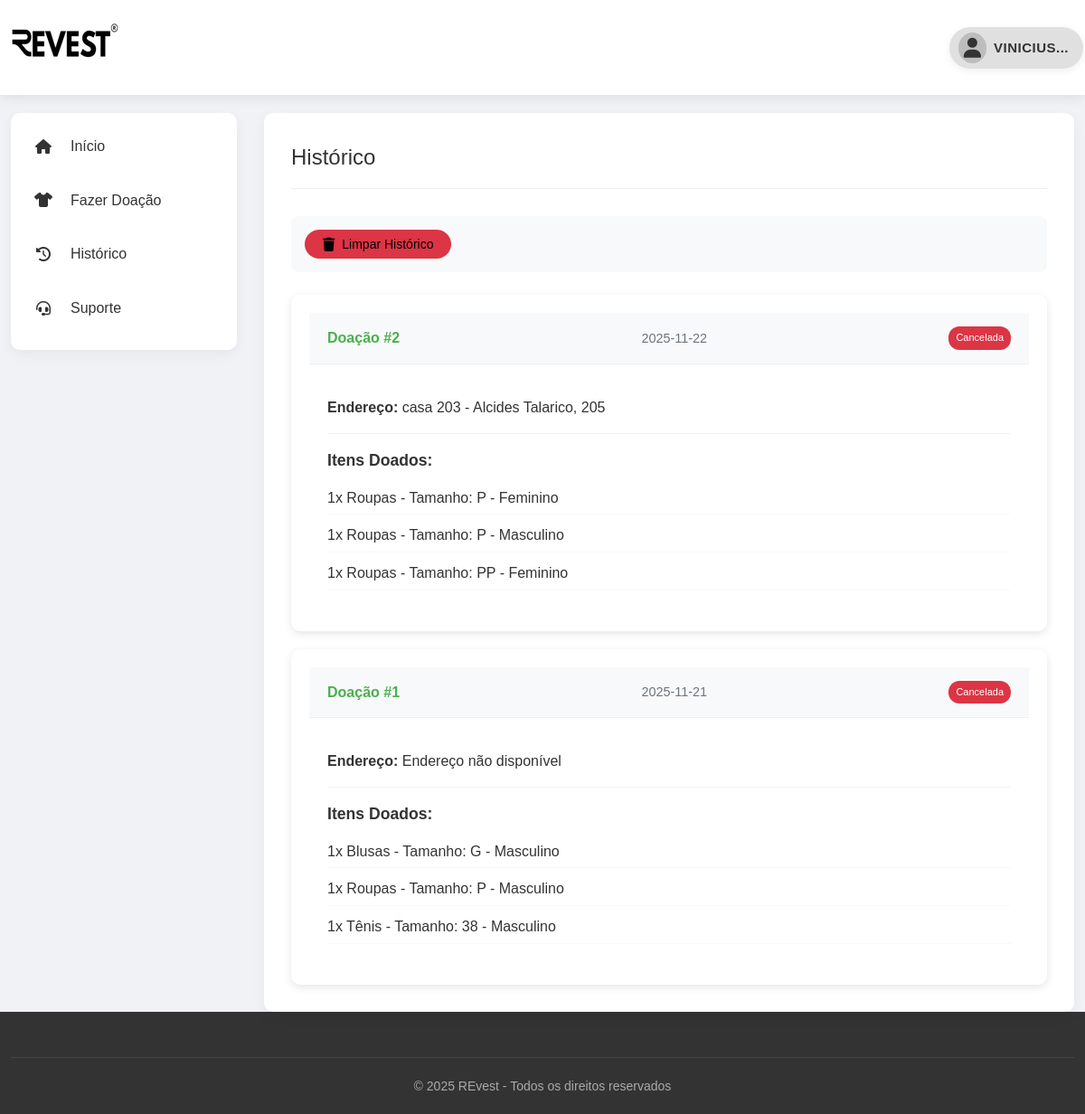
Page /historico (signed in) on the committed database.
### database.py (models this page shows, shortened)
class Doacao(db.Model):
    __tablename__ = 'doacao'
    ID_Doacao = db.Column(db.Integer, primary_key=True, autoincrement=True)
    ID_Doador = db.Column(db.Integer, db.ForeignKey('doador.ID_Doador'), nullable=False)
    Endereco_Id = db.Column(db.Integer, db.ForeignKey('endereco.ID_Endereco'), nullable=True)
    Data_Coleta = db.Column(db.Date, nullable=False)
    Data_Criacao = db.Column(db.DateTime, default=datetime.utcnow)
    Status = db.Column(db.String(50), default='pendente')  # pendente, aprovada, coletada, cancelada
    Observacoes = db.Column(db.Text, nullable=True)
    itens = db.relationship('DoacaoItem', backref='doacao', lazy=True, cascade='all, delete-orphan')
    recebimentos = db.relationship('Recebe', backref='doacao', lazy=True)

class DoacaoItem(db.Model):
    __tablename__ = 'doacao_item'
    ID_Item = db.Column(db.Integer, primary_key=True, autoincrement=True)
    ID_Doacao = db.Column(db.Integer, db.ForeignKey('doacao.ID_Doacao'), nullable=False)
    Tipo = db.Column(db.String(100), nullable=False)  # roupas, calças, blusas, etc
    Tamanho = db.Column(db.String(20), nullable=True)  # P, M, G, GG, etc
    Categoria = db.Column(db.String(100), nullable=True)  # infantil, adulto, etc
    Descricao = db.Column(db.Text, nullable=True)
    Quantidade = db.Column(db.Integer, default=1)
    Data_Criacao = db.Column(db.DateTime, default=datetime.utcnow)

### app.py (the view)
@app.route('/historico')
def historico():
    if 'user' not in session:
        return redirect(url_for('home'))
    try:
        user_donations = Doacao.query.filter_by(ID_Doador=session['user_id'])\
                                      .order_by(Doacao.Data_Coleta.desc())\
                                      .all()
        doacoes_data = []
        for donation in user_donations:
            address = Endereco.query.get(donation.Endereco_Id)
            if address:
                endereco_str = f"{address.Tipo} - {address.Rua}, {address.Numero}"
            else:
                endereco_str = 'Endereço não disponível'
            doacoes_data.append({
                "id": donation.ID_Doacao,
                "itens": donation.itens,
                "status": donation.Status,
                "data": donation.Data_Coleta.strftime('%Y-%m-%d') if donation.Data_Coleta else '',
                "endereco": endereco_str
            })
        return render_template('historico.html', doacoes=doacoes_data)
    except Exception as e:
        print(f"Erro no histórico: {e}")
        return redirect(url_for('dashboard'))

### app.py (called while the page is built)
@app.before_request
def block_muted_users_on_post():
    try:
        if request.method == 'POST' and 'user_id' in session:
            uid = session.get('user_id')
            user = Doador.query.get(uid)
            if user and getattr(user, 'is_muted', False) and session.get('role') != 'admin':
                return render_template('error.html', message='Você está silenciado e não pode realizar essa ação')
    except Exception:
        pass

@app.after_request
def add_security_headers(response):
    response.headers["Cache-Control"] = "no-store, no-cache, must-revalidate, private"
    response.headers["Pragma"] = "no-cache"
    response.headers["Expires"] = "0"
    return response

### templates/historico.html (shortened to what this page needs)
{% extends "base_dashboard.html" %}
{% block page_css %}
<link rel="stylesheet" href="{{ url_for('static', filename='css/historico.css') }}">
<link rel="stylesheet" href="{{ url_for('static', filename='css/desktop_overrides.css') }}">
<link rel="stylesheet" href="{{ url_for('static', filename='css/mobile_admin_header.css') }}">
{% endblock %}
{% block content %}
<section class="dashboard">
    <div class="container">
        <div class="dashboard-grid">
            <div class="sidebar">
                <ul class="sidebar-menu">
                    <li><a href="/dashboard"><i class="fas fa-home"></i> Início</a></li>
                    <li><a href="/doacao"><i class="fas fa-tshirt"></i> Fazer Doação</a></li>
                    <li class="active"><a href="/historico"><i class="fas fa-history"></i> Histórico</a></li>
                    <li><a href="/ticket"><i class="fas fa-headset"></i> Suporte</a></li>
                </ul>
            </div>
            <div class="main-content">
                <div class="content-header">
                    <h2 class="content-title">Histórico</h2>
                </div>
                {% if doacoes %}
                <div class="history-actions">
                    <button id="clearHistoryBtn" class="btn btn-danger">
                        <i class="fas fa-trash"></i> Limpar Histórico
                    </button>
                </div>
                {% endif %}
                {% if doacoes %}
                <div class="donation-history">
                    {% for doacao in doacoes %}
                    <div class="donation-card">
                        <div class="donation-header">
                            <span class="donation-id">Doação #{{ doacao.id }}</span>
                            <span class="donation-date">{{ doacao.data }}</span>
                            <span class="status-badge status-{{ doacao.status }}">{{ doacao.status|capitalize }}</span>
                        </div>
                        <div class="donation-details">
                            <p><strong>Endereço:</strong> {{ doacao.endereco }}</p>
                            <div class="donation-items">
                                <h4>Itens Doados:</h4>
                                <ul>
                                    {% if doacao.itens.items is defined %}
                                        {% for item, quantity in doacao.itens.items() %}
                                            {% if quantity|int > 0 %}
                                                <li>{{ quantity }}x {{ item|capitalize }}</li>
                                            {% endif %}
                                        {% endfor %}
                                    {% else %}
                                        {% for it in doacao.itens %}
                                            <li>{{ it.Quantidade }}x {{ it.Tipo|capitalize }}{% if it.Tamanho %} - Tamanho: {{ it.Tamanho }}{% endif %}{% if it.Categoria %} - {{ it.Categoria }}{% endif %}</li>
                                        {% endfor %}
                                    {% endif %}
                                </ul>
                            </div>
                        </div>
                    </div>
                    {% endfor %}
                </div>
                {% else %}
                <div class="alert alert-info">
                    <p>Você ainda não fez nenhuma doação.</p>
                </div>
                {% endif %}
            </div>
        </div>
    </div>
</section>
{% endblock %}

### static/css/base_dashboard.css (style rules this page uses)
.container { width: 100%; max-width: 1200px; margin: 0 auto; padding: 0 15px; }
.btn { padding: 8px 20px; border-radius: 30px; font-weight: 500; cursor: pointer; transition: all 0.3s; border: none; font-size: 14px; text-decoration: none; display: inline-block; text-align: center; }
.btn-danger { background-color: var(--danger); }

### static/css/base.css (style rules this page uses)
:root { --primary: #4CAF50; --primary-dark: #388E3C; --secondary: #FF9800; --accent: #2196F3; --dark: #333; --light: #f8f9fa; --gray: #6c757d; --danger: #dc3545; }
* { margin: 0; padding: 0; box-sizing: border-box; }
body { font-family: 'Poppins', sans-serif; background-color: #f0f2f5; color: var(--dark); line-height: 1.6; }
.container { width: 100%; max-width: 1200px; margin: 0 auto; padding: 0 15px; }
.btn { padding: 8px 20px; border-radius: 30px; font-weight: 500; cursor: pointer; transition: all 0.3s; border: none; font-size: 14px; text-decoration: none; display: inline-block; text-align: center; }
.dashboard { min-height: 100vh; padding-top: 20px; }
.dashboard-grid { display: grid; grid-template-columns: 250px 1fr; gap: 30px; }
.sidebar { background-color: white; border-radius: 10px; padding: 20px; box-shadow: 0 5px 15px rgba(0,0,0,0.05); height: fit-content; }
.sidebar-menu { list-style: none; }
.sidebar-menu li { margin-bottom: 10px; }
.sidebar-menu a { display: block; padding: 12px 15px; text-decoration: none; color: var(--dark); border-radius: 5px; transition: all 0.3s; }
.sidebar-menu i { margin-right: 10px; width: 20px; text-align: center; }
.main-content { background-color: white; border-radius: 10px; padding: 30px; box-shadow: 0 5px 15px rgba(0,0,0,0.05); }
.content-header { display: flex; justify-content: space-between; align-items: center; margin-bottom: 30px; padding-bottom: 15px; border-bottom: 1px solid #eee; }
.content-title { font-size: 24px; font-weight: 500; }
.btn-danger { background-color: var(--danger); }
.donation-card { background-color: white; border-radius: 8px; padding: 20px; box-shadow: 0 3px 10px rgba(0,0,0,0.08); }
.donation-header { display: flex; justify-content: space-between; align-items: center; margin-bottom: 15px; padding-bottom: 15px; border-bottom: 1px solid #eee; }
.status-badge { display: inline-block; padding: 4px 10px; border-radius: 20px; font-size: 12px; font-weight: 500; }
.donation-details p { margin-bottom: 10px; }
.donation-items ul { list-style: none; padding-left: 20px; }
.donation-items li { margin-bottom: 5px; }
.donation-history { display: flex; flex-direction: column; gap: 20px; }
.donation-card { background-color: white; border-radius: 10px; box-shadow: 0 3px 10px rgba(0,0,0,0.1); overflow: hidden; }
.donation-header { background-color: #f8f9fa; padding: 15px 20px; display: flex; justify-content: space-between; align-items: center; border-bottom: 1px solid #eee; }
.donation-id { font-weight: bold; color: var(--primary); }
.donation-date { color: #6c757d; font-size: 0.9rem; }
.status-badge { padding: 5px 12px; border-radius: 20px; font-size: 0.85rem; font-weight: 500; }
.status-cancelada { background-color: #dc3545; color: white; }
.donation-details { padding: 20px; }
.donation-items { margin-top: 15px; padding-top: 15px; border-top: 1px solid #f0f2f5; }
.donation-items h4 { margin-bottom: 10px; font-size: 1.1rem; }
.donation-items ul { list-style: none; padding-left: 0; }
.donation-items li { padding: 5px 0; border-bottom: 1px solid #f8f9fa; }
.status-badge { padding: 4px 8px; border-radius: 12px; font-size: 11px; font-weight: 500; display: inline-block; }

### static/css/mobile_dashboard.css (style rules this page uses)
html, body { -webkit-font-smoothing: antialiased; }
.container { padding: 0 12px; }
.dashboard-grid { display: block; }
.sidebar { width: 100%; padding: 12px; margin-bottom: 14px; }
.sidebar-menu a { padding: 12px 14px; display: flex; align-items: center; gap: 10px; }
.main-content { width: 100%; padding: 14px; }
.content-title { font-size: 18px; }
@media (min-width: 992px) { .dashboard-grid { display: grid; grid-template-columns: 250px 1fr; gap: 30px; } }
@media (min-width: 992px) { .sidebar { width: auto; margin-bottom: 0; } }
@media (min-width: 992px) { .main-content { padding: 30px; } }
@media (min-width: 992px) { .content-title { font-size: 24px; } }
.btn, .btn-primary, .btn-danger, .btn-outline { display: inline-block; width: auto; }

### rows in the picture
Doacao: id "2", data "2025-11-22", status "Cancelada", endereco "casa 203 - Alcides Talarico, 205"
DoacaoItem: Quantidade "1", Tipo "Roupas", Tamanho "P", Categoria "Feminino"
DoacaoItem: Quantidade "1", Tipo "Roupas", Tamanho "P", Categoria "Masculino"
DoacaoItem: Quantidade "1", Tipo "Roupas", Tamanho "PP", Categoria "Feminino"
Doacao: id "1", data "2025-11-21", status "Cancelada", endereco "Endereço não disponível"
DoacaoItem: Quantidade "1", Tipo "Blusas", Tamanho "G", Categoria "Masculino"
DoacaoItem: Quantidade "1", Tipo "Roupas", Tamanho "P", Categoria "Masculino"
DoacaoItem: Quantidade "1", Tipo "Tênis", Tamanho "38", Categoria "Masculino"

### other values in the picture
{{ session.name[:8] }} "VINICIUS"
